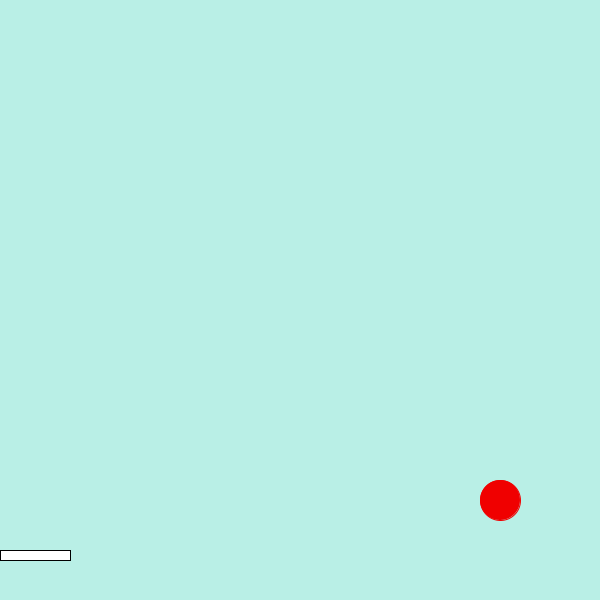
Frame 1 (no input)
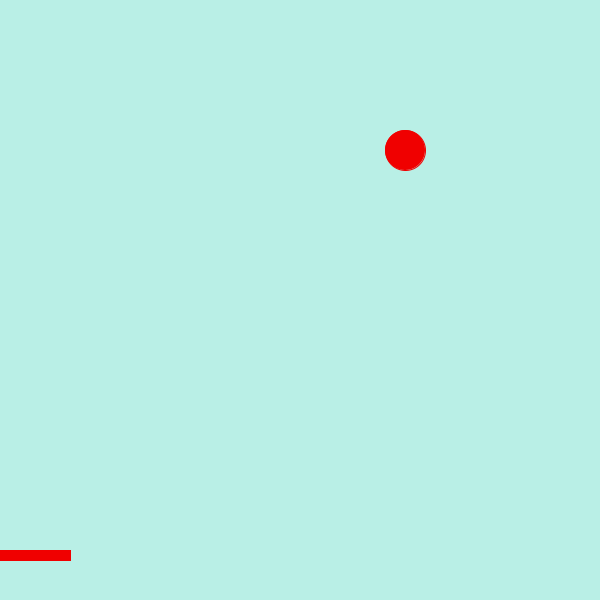
Frame 60 (the mouse pressed at the canvas centre just before this capture)
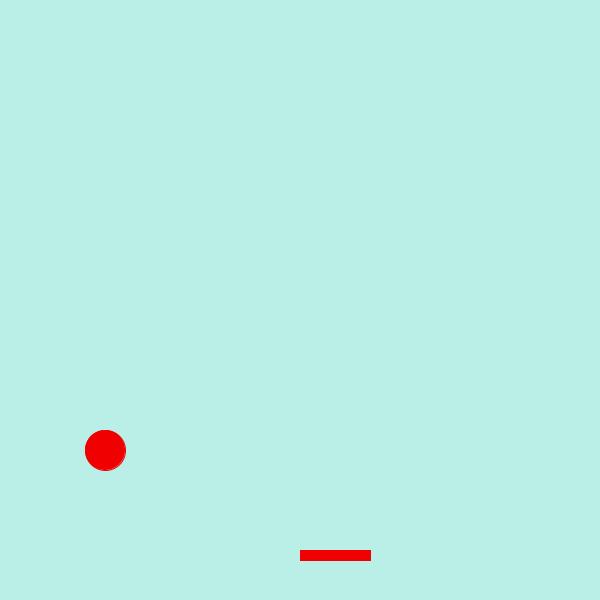
Frame 120 (the mouse held since frame 60 and released just before this capture)

The Processing sketch that drew these frames (run headless with seeded random() and noise(); from frame 60 on, the mouse is pressed at the canvas centre):

// Processing sketch: Pong
// ── Pong.pde
boolean intersects(int ballX, int ballY, int paddleX, int paddleY, int paddleLength) {
     if (ballY > paddleY && ballX > paddleX && X < paddleX + paddleLength)
          return true;
     else
          return false;
    }

int X = 500;
int Yangle = 45;
int Y = 500;
int Xspeed = 5;
int Yspeed = 5;
int rand = (int) random(height);
void setup(){
  size(600,600);
 
}
void draw(){
 if(intersects(X,Y,mouseX,550,70)== true){
 Yangle=+Yangle;
 }
  background(185,239,230);
  rect(mouseX,550, 70,10);
    
fill(240,0,0);
stroke(240,0,0);
  ellipse(X,Y, 40,40);
X= X+Xspeed;
Y= Y+Yspeed;
  Y = Y+Yangle;
  if(X >= width){
  Xspeed=-Xspeed;
  }
if(X <= 0){
  Xspeed=-Xspeed;
  }
if(Y >= height){
  Yspeed=-Yspeed;
Yangle=-Yangle;
}
  
if(Y <= 0){
  Yspeed=-Yspeed;
Yangle=-Yangle;  
}
}
